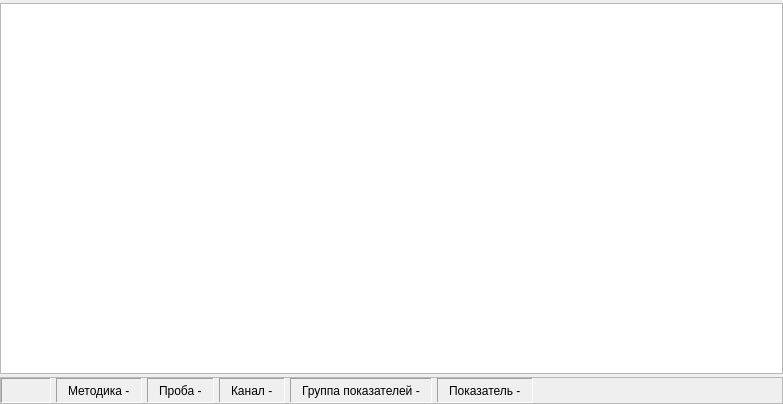
<?xml version="1.0" encoding="UTF-8"?>
<ui version="4.0">
 <class>SummaryWidget</class>
 <widget class="QWidget" name="SummaryWidget">
  <property name="geometry">
   <rect>
    <x>0</x>
    <y>0</y>
    <width>783</width>
    <height>404</height>
   </rect>
  </property>
  <property name="windowTitle">
   <string>Form</string>
  </property>
  <layout class="QVBoxLayout" name="verticalLayout">
   <property name="spacing">
    <number>3</number>
   </property>
   <property name="leftMargin">
    <number>0</number>
   </property>
   <property name="topMargin">
    <number>0</number>
   </property>
   <property name="rightMargin">
    <number>0</number>
   </property>
   <property name="bottomMargin">
    <number>0</number>
   </property>
   <item>
    <widget class="QFrame" name="frame">
     <property name="frameShape">
      <enum>QFrame::StyledPanel</enum>
     </property>
     <property name="frameShadow">
      <enum>QFrame::Raised</enum>
     </property>
    </widget>
   </item>
   <item>
    <widget class="QTableView" name="tvSummary"/>
   </item>
   <item>
    <widget class="QFrame" name="frStatus">
     <property name="sizePolicy">
      <sizepolicy hsizetype="Preferred" vsizetype="Fixed">
       <horstretch>0</horstretch>
       <verstretch>0</verstretch>
      </sizepolicy>
     </property>
     <property name="minimumSize">
      <size>
       <width>0</width>
       <height>0</height>
      </size>
     </property>
     <property name="frameShape">
      <enum>QFrame::StyledPanel</enum>
     </property>
     <property name="frameShadow">
      <enum>QFrame::Raised</enum>
     </property>
     <layout class="QHBoxLayout" name="horizontalLayout">
      <property name="spacing">
       <number>5</number>
      </property>
      <property name="leftMargin">
       <number>0</number>
      </property>
      <property name="topMargin">
       <number>0</number>
      </property>
      <property name="rightMargin">
       <number>0</number>
      </property>
      <property name="bottomMargin">
       <number>0</number>
      </property>
      <item>
       <widget class="QFrame" name="frIsModify">
        <property name="minimumSize">
         <size>
          <width>50</width>
          <height>25</height>
         </size>
        </property>
        <property name="frameShape">
         <enum>QFrame::Panel</enum>
        </property>
        <property name="frameShadow">
         <enum>QFrame::Sunken</enum>
        </property>
        <layout class="QHBoxLayout" name="horizontalLayout_7">
         <property name="topMargin">
          <number>0</number>
         </property>
         <property name="bottomMargin">
          <number>0</number>
         </property>
         <item>
          <widget class="QLabel" name="lblIsModify">
           <property name="text">
            <string/>
           </property>
           <property name="pixmap">
            <pixmap resource="../kernel.qrc">:/images/Save.png</pixmap>
           </property>
          </widget>
         </item>
        </layout>
       </widget>
      </item>
      <item>
       <widget class="QFrame" name="frMethodName">
        <property name="sizePolicy">
         <sizepolicy hsizetype="Fixed" vsizetype="Preferred">
          <horstretch>0</horstretch>
          <verstretch>0</verstretch>
         </sizepolicy>
        </property>
        <property name="frameShape">
         <enum>QFrame::Panel</enum>
        </property>
        <property name="frameShadow">
         <enum>QFrame::Sunken</enum>
        </property>
        <layout class="QHBoxLayout" name="horizontalLayout_2">
         <property name="leftMargin">
          <number>11</number>
         </property>
         <property name="topMargin">
          <number>0</number>
         </property>
         <property name="rightMargin">
          <number>11</number>
         </property>
         <property name="bottomMargin">
          <number>0</number>
         </property>
         <item>
          <widget class="QLabel" name="lblMethodName">
           <property name="text">
            <string>Методика -</string>
           </property>
          </widget>
         </item>
        </layout>
       </widget>
      </item>
      <item>
       <widget class="QFrame" name="frProbeName">
        <property name="sizePolicy">
         <sizepolicy hsizetype="Fixed" vsizetype="Preferred">
          <horstretch>0</horstretch>
          <verstretch>0</verstretch>
         </sizepolicy>
        </property>
        <property name="frameShape">
         <enum>QFrame::Panel</enum>
        </property>
        <property name="frameShadow">
         <enum>QFrame::Sunken</enum>
        </property>
        <layout class="QHBoxLayout" name="horizontalLayout_4">
         <property name="leftMargin">
          <number>11</number>
         </property>
         <property name="topMargin">
          <number>0</number>
         </property>
         <property name="rightMargin">
          <number>11</number>
         </property>
         <property name="bottomMargin">
          <number>0</number>
         </property>
         <item>
          <widget class="QLabel" name="lblProbeName">
           <property name="text">
            <string>Проба -</string>
           </property>
          </widget>
         </item>
        </layout>
       </widget>
      </item>
      <item>
       <widget class="QFrame" name="frChannelName">
        <property name="sizePolicy">
         <sizepolicy hsizetype="Fixed" vsizetype="Preferred">
          <horstretch>0</horstretch>
          <verstretch>0</verstretch>
         </sizepolicy>
        </property>
        <property name="frameShape">
         <enum>QFrame::Panel</enum>
        </property>
        <property name="frameShadow">
         <enum>QFrame::Sunken</enum>
        </property>
        <layout class="QHBoxLayout" name="horizontalLayout_3">
         <property name="leftMargin">
          <number>11</number>
         </property>
         <property name="topMargin">
          <number>0</number>
         </property>
         <property name="rightMargin">
          <number>11</number>
         </property>
         <property name="bottomMargin">
          <number>0</number>
         </property>
         <item>
          <widget class="QLabel" name="lblChannelName">
           <property name="text">
            <string>Канал -</string>
           </property>
          </widget>
         </item>
        </layout>
       </widget>
      </item>
      <item>
       <widget class="QFrame" name="frMultiFactorName">
        <property name="sizePolicy">
         <sizepolicy hsizetype="Fixed" vsizetype="Preferred">
          <horstretch>0</horstretch>
          <verstretch>0</verstretch>
         </sizepolicy>
        </property>
        <property name="frameShape">
         <enum>QFrame::Panel</enum>
        </property>
        <property name="frameShadow">
         <enum>QFrame::Sunken</enum>
        </property>
        <layout class="QHBoxLayout" name="horizontalLayout_5">
         <property name="leftMargin">
          <number>11</number>
         </property>
         <property name="topMargin">
          <number>0</number>
         </property>
         <property name="rightMargin">
          <number>11</number>
         </property>
         <property name="bottomMargin">
          <number>0</number>
         </property>
         <item>
          <widget class="QLabel" name="lblMultiFactorName">
           <property name="text">
            <string>Группа показателей -</string>
           </property>
          </widget>
         </item>
        </layout>
       </widget>
      </item>
      <item>
       <widget class="QFrame" name="frFactorName">
        <property name="sizePolicy">
         <sizepolicy hsizetype="Fixed" vsizetype="Preferred">
          <horstretch>0</horstretch>
          <verstretch>0</verstretch>
         </sizepolicy>
        </property>
        <property name="frameShape">
         <enum>QFrame::Panel</enum>
        </property>
        <property name="frameShadow">
         <enum>QFrame::Sunken</enum>
        </property>
        <layout class="QHBoxLayout" name="horizontalLayout_6">
         <property name="leftMargin">
          <number>11</number>
         </property>
         <property name="topMargin">
          <number>0</number>
         </property>
         <property name="rightMargin">
          <number>11</number>
         </property>
         <property name="bottomMargin">
          <number>0</number>
         </property>
         <item>
          <widget class="QLabel" name="lblFactorName">
           <property name="text">
            <string>Показатель -</string>
           </property>
          </widget>
         </item>
        </layout>
       </widget>
      </item>
      <item>
       <spacer name="horizontalSpacer">
        <property name="orientation">
         <enum>Qt::Horizontal</enum>
        </property>
        <property name="sizeHint" stdset="0">
         <size>
          <width>40</width>
          <height>20</height>
         </size>
        </property>
       </spacer>
      </item>
     </layout>
    </widget>
   </item>
  </layout>
 </widget>
 <resources>
  <include location="../kernel.qrc"/>
 </resources>
 <connections>
  <connection>
   <sender>tvSummary</sender>
   <signal>activated(QModelIndex)</signal>
   <receiver>SummaryWidget</receiver>
   <slot>on_ItemSelected(QModelIndex)</slot>
   <hints>
    <hint type="sourcelabel">
     <x>144</x>
     <y>30</y>
    </hint>
    <hint type="destinationlabel">
     <x>787</x>
     <y>16</y>
    </hint>
   </hints>
  </connection>
  <connection>
   <sender>tvSummary</sender>
   <signal>clicked(QModelIndex)</signal>
   <receiver>SummaryWidget</receiver>
   <slot>on_ItemSelected(QModelIndex)</slot>
   <hints>
    <hint type="sourcelabel">
     <x>546</x>
     <y>46</y>
    </hint>
    <hint type="destinationlabel">
     <x>787</x>
     <y>59</y>
    </hint>
   </hints>
  </connection>
 </connections>
 <slots>
  <slot>on_ItemSelected(QModelIndex)</slot>
 </slots>
</ui>
